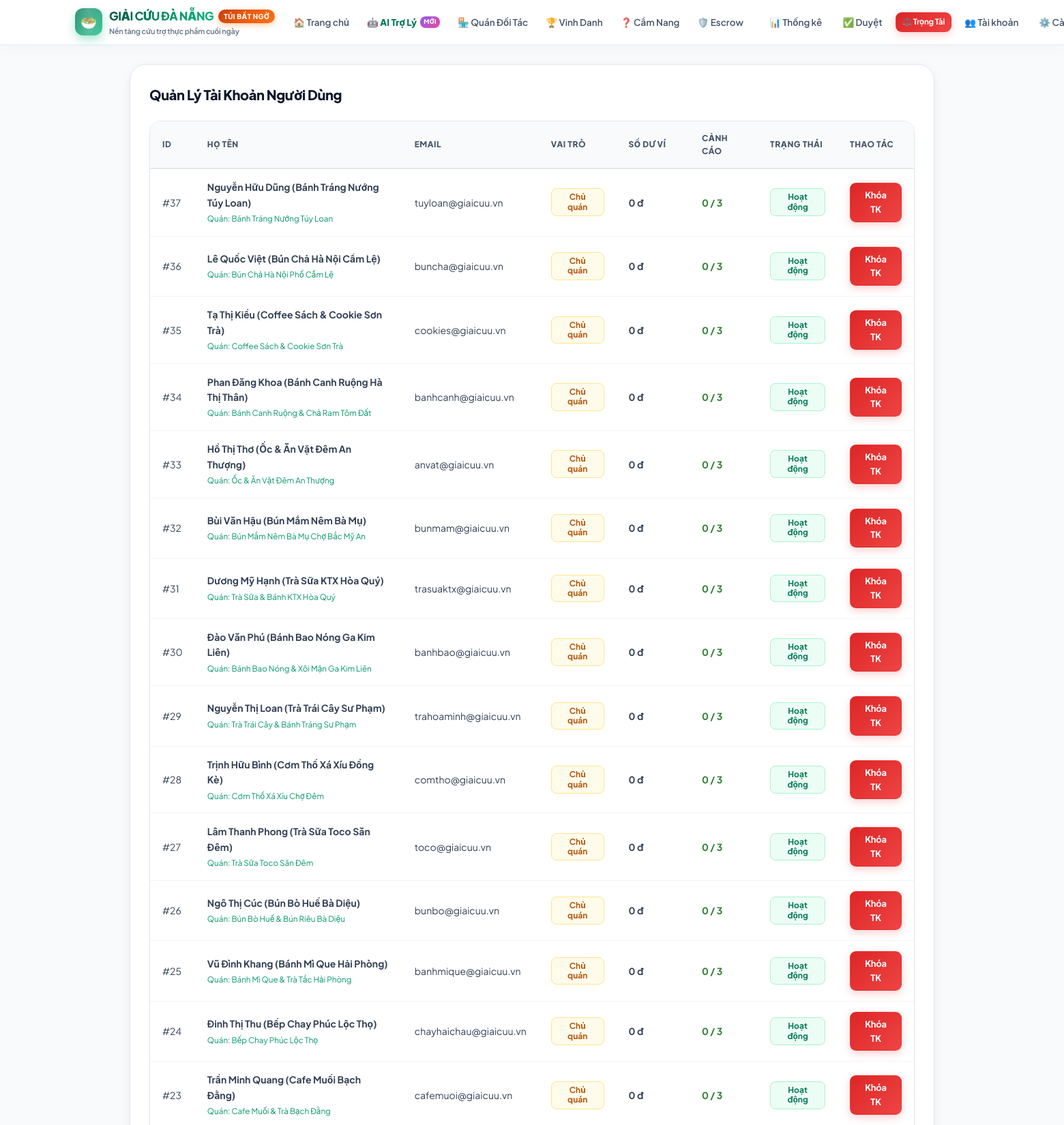
/admin/tai_khoan.php (signed in, upper part), run on the app's committed database.
### tables this page shows
CREATE TABLE `shops` (
  `id` int(11) NOT NULL AUTO_INCREMENT,
  `owner_id` int(11) NOT NULL,
  `name` varchar(150) NOT NULL,
  `address` varchar(255) NOT NULL,
  `district` varchar(50) NOT NULL,
  `type` varchar(50) NOT NULL,
  `image` varchar(255) DEFAULT NULL,
  `violation_count` int(11) NOT NULL DEFAULT 0,
  `status` enum('cho_duyet','da_duyet') NOT NULL DEFAULT 'cho_duyet',
  `created_at` datetime DEFAULT current_timestamp(),
  PRIMARY KEY (`id`),
  KEY `fk_shops_owner` (`owner_id`),
  CONSTRAINT `fk_shops_owner` FOREIGN KEY (`owner_id`) REFERENCES `users` (`id`) ON DELETE CASCADE
);

CREATE TABLE `users` (
  `id` int(11) NOT NULL AUTO_INCREMENT,
  `name` varchar(100) NOT NULL,
  `email` varchar(100) NOT NULL,
  `password` varchar(255) NOT NULL,
  `role` enum('student','shop_owner','admin') NOT NULL DEFAULT 'student',
  `balance` decimal(12,2) NOT NULL DEFAULT 0.00,
  `warning_count` int(11) NOT NULL DEFAULT 0,
  `is_locked` tinyint(1) NOT NULL DEFAULT 0,
  `created_at` datetime DEFAULT current_timestamp(),
  `university` varchar(150) DEFAULT 'Đại học CNTT&TT Việt - Hàn (VKU)',
  PRIMARY KEY (`id`),
  UNIQUE KEY `email` (`email`)
);

### functions.php (called while the page is built, shortened)
<?php
function format_money($amount) {
    return number_format((float)$amount, 0, ',', '.') . ' đ';
}
?>

### admin/tai_khoan.php (the view, shortened to what this page needs)
<?php
require_once __DIR__ . '/../config.php';
require_once __DIR__ . '/../functions.php';
$sql = "SELECT u.*, s.name AS shop_name
        FROM users u
        LEFT JOIN shops s ON u.id = s.owner_id
        ORDER BY u.id DESC";
$res = mysqli_query($conn, $sql);
$users = [];
while ($row = mysqli_fetch_assoc($res)) {
    $users[] = $row;
}
require_once __DIR__ . '/../header.php';
?>
<div class="card">
    <div class="card-title">
        <span>Quản Lý Tài Khoản Người Dùng</span>
    </div>
    <div class="table-responsive">
        <table class="table">
            <thead>
                <tr>
                    <th>ID</th>
                    <th>Họ tên</th>
                    <th>Email</th>
                    <th>Vai trò</th>
                    <th>Số dư ví</th>
                    <th>Cảnh cáo</th>
                    <th>Trạng thái</th>
                    <th>Thao tác</th>
                </tr>
            </thead>
            <tbody>
                <?php foreach ($users as $u): ?>
                    <tr style="<?php echo ($u['is_locked']) ? 'background-color: #ffebee;' : ''; ?>">
                        <td>#<?php echo $u['id']; ?></td>
                        <td>
                            <strong><?php echo htmlspecialchars($u['name']); ?></strong>
                            <?php if (!empty($u['shop_name'])): ?>
                                <br><small style="color: var(--primary-color);">Quán: <?php echo htmlspecialchars($u['shop_name']); ?></small>
                            <?php endif; ?>
                        </td>
                        <td><?php echo htmlspecialchars($u['email']); ?></td>
                        <td>
                            <?php if ($u['role'] === 'admin'): ?>
                                <span class="badge badge-purple">Admin</span>
                            <?php elseif ($u['role'] === 'shop_owner'): ?>
                                <span class="badge badge-warning">Chủ quán</span>
                            <?php else: ?>
                                <span class="badge badge-info">Sinh viên</span>
                            <?php endif; ?>
                        </td>
                        <td><strong><?php echo format_money($u['balance']); ?></strong></td>
                        <td>
                            <strong style="color: <?php echo ($u['warning_count'] >= 3) ? '#c62828' : (($u['warning_count'] > 0) ? '#f57f17' : '#2e7d32'); ?>;">
                                <?php echo $u['warning_count']; ?> / 3
                            </strong>
                        </td>
                        <td>
                            <?php if ($u['is_locked']): ?>
                                <span class="badge badge-danger">ĐANG BỊ KHÓA</span>
                            <?php else: ?>
                                <span class="badge badge-success">Hoạt động</span>
                            <?php endif; ?>
                        </td>
                        <td>
                            <?php if ($u['role'] !== 'admin'): ?>
                                <?php if ($u['is_locked']): ?>
                                    <a href="<?php echo BASE_URL; ?>admin/tai_khoan.php?action=unlock&user_id=<?php echo $u['id']; ?>" class="btn btn-primary btn-sm" onclick="return confirm('Mở khóa cho tài khoản này?');">
                                        Mở khóa
                                    </a>
                                <?php else: ?>
                                    <a href="<?php echo BASE_URL; ?>admin/tai_khoan.php?action=lock&user_id=<?php echo $u['id']; ?>" class="btn btn-danger btn-sm" onclick="return confirm('Bạn có chắc muốn KHÓA tài khoản này? Người này sẽ không thể đăng nhập.');">
                                        Khóa TK
                                    </a>
                                <?php endif; ?>
                            <?php else: ?>
                                <span style="font-size: 12px; color: var(--text-muted);">Mặc định</span>
                            <?php endif; ?>
                        </td>
                    </tr>
                <?php endforeach; ?>
            </tbody>
        </table>
    </div>
</div>
<?php require_once __DIR__ . '/../footer.php'; ?>

### data on the page
shops: owner "37", owner.name "Nguyễn Hữu Dũng (Bánh Tráng Nướng Túy Loan)", name "Bánh Tráng Nướng Túy Loan", owner.email "tuyloan@giaicuu.vn", owner.balance "0 đ", owner.warning_count "0"
shops: owner "36", owner.name "Lê Quốc Việt (Bún Chả Hà Nội Cẩm Lệ)", name "Bún Chả Hà Nội Phố Cẩm Lệ", owner.email "buncha@giaicuu.vn", owner.balance "0 đ", owner.warning_count "0"
shops: owner "35", owner.name "Tạ Thị Kiều (Coffee Sách & Cookie Sơn Trà)", name "Coffee Sách & Cookie Sơn Trà", owner.email "cookies@giaicuu.vn", owner.balance "0 đ", owner.warning_count "0"
shops: owner "34", owner.name "Phan Đăng Khoa (Bánh Canh Ruộng Hà Thị Thân)", name "Bánh Canh Ruộng & Chả Ram Tôm Đất", owner.email "banhcanh@giaicuu.vn", owner.balance "0 đ", owner.warning_count "0"
shops: owner "33", owner.name "Hồ Thị Thơ (Ốc & Ăn Vặt Đêm An Thượng)", name "Ốc & Ăn Vặt Đêm An Thượng", owner.email "anvat@giaicuu.vn", owner.balance "0 đ", owner.warning_count "0"
shops: owner "32", owner.name "Bùi Văn Hậu (Bún Mắm Nêm Bà Mụ)", name "Bún Mắm Nêm Bà Mụ Chợ Bắc Mỹ An", owner.email "bunmam@giaicuu.vn", owner.balance "0 đ", owner.warning_count "0"
shops: owner "31", owner.name "Dương Mỹ Hạnh (Trà Sữa KTX Hòa Quý)", name "Trà Sữa & Bánh KTX Hòa Quý", owner.email "trasuaktx@giaicuu.vn", owner.balance "0 đ", owner.warning_count "0"
shops: owner "30", owner.name "Đào Văn Phú (Bánh Bao Nóng Ga Kim Liên)", name "Bánh Bao Nóng & Xôi Mặn Ga Kim Liên", owner.email "banhbao@giaicuu.vn", owner.balance "0 đ", owner.warning_count "0"
shops: owner "29", owner.name "Nguyễn Thị Loan (Trà Trái Cây Sư Phạm)", name "Trà Trái Cây & Bánh Tráng Sư Phạm", owner.email "trahoaminh@giaicuu.vn", owner.balance "0 đ", owner.warning_count "0"
shops: owner "28", owner.name "Trịnh Hữu Bình (Cơm Thố Xá Xíu Đồng Kè)", name "Cơm Thố Xá Xíu Chợ Đêm", owner.email "comtho@giaicuu.vn", owner.balance "0 đ", owner.warning_count "0"
shops: owner "27", owner.name "Lâm Thanh Phong (Trà Sữa Toco Săn Đêm)", name "Trà Sữa Toco Săn Đêm", owner.email "toco@giaicuu.vn", owner.balance "0 đ", owner.warning_count "0"
shops: owner "26", owner.name "Ngô Thị Cúc (Bún Bò Huế Bà Diệu)", name "Bún Bò Huế & Bún Riêu Bà Diệu", owner.email "bunbo@giaicuu.vn", owner.balance "0 đ", owner.warning_count "0"
shops: owner "25", owner.name "Vũ Đình Khang (Bánh Mì Que Hải Phòng)", name "Bánh Mì Que & Trà Tắc Hải Phòng", owner.email "banhmique@giaicuu.vn", owner.balance "0 đ", owner.warning_count "0"
shops: owner "24", owner.name "Đinh Thị Thu (Bếp Chay Phúc Lộc Thọ)", name "Bếp Chay Phúc Lộc Thọ", owner.email "chayhaichau@giaicuu.vn", owner.balance "0 đ", owner.warning_count "0"
shops: owner "23", owner.name "Trần Minh Quang (Cafe Muối Bạch Đằng)", name "Cafe Muối & Trà Bạch Đằng", owner.email "cafemuoi@giaicuu.vn", owner.balance "0 đ", owner.warning_count "0"
